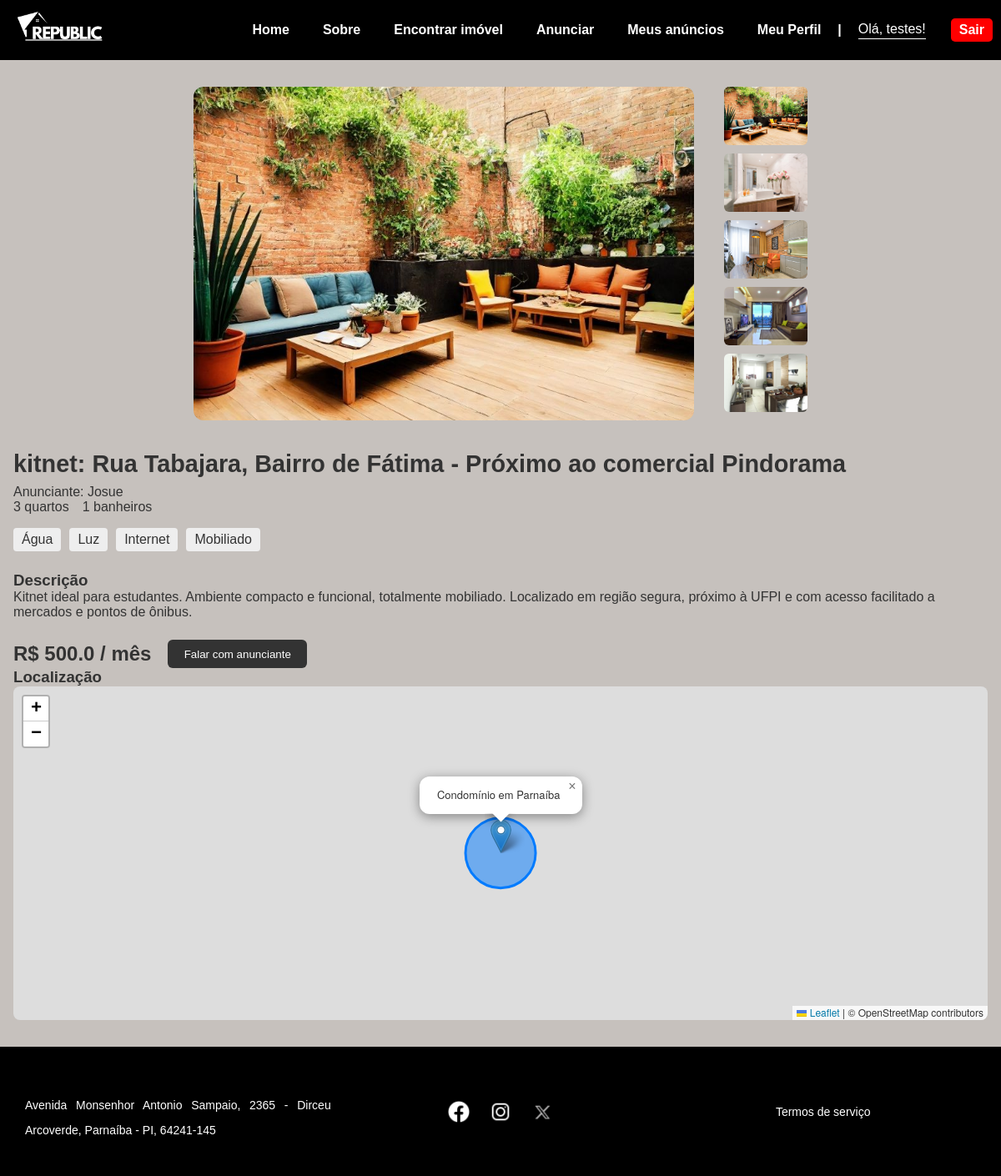
Screenshot of /detalhes_imovel/6 (signed in) with the database file from the repository.
### tables this page shows
CREATE TABLE usuarios (
            id INTEGER PRIMARY KEY AUTOINCREMENT,
            nome TEXT NOT NULL,
            email TEXT NOT NULL UNIQUE,
            senha TEXT NOT NULL,
            celular TEXT
        , tipo_usuario TEXT, telefone TEXT, solicitacao_exclusao INTEGER DEFAULT 0);

CREATE TABLE imoveis (
            id INTEGER PRIMARY KEY AUTOINCREMENT,
            endereco TEXT,
            bairro TEXT,
            numero TEXT,
            cep TEXT,
            complemento TEXT,
            valor REAL,
            quartos INTEGER,
            banheiros INTEGER,
            inclusos TEXT,
            outros TEXT,
            descricao TEXT,
            imagem TEXT,
            tipo TEXT,
            usuario_id INTEGER,
            ativo INTEGER DEFAULT 1,
            FOREIGN KEY (usuario_id) REFERENCES usuarios (id)
        );

### properties.py (the view)
@bp.route('/detalhes_imovel/<int:id>')
def detalhes_imovel(id):
    db = get_db()
    r = db.execute(
        """
        SELECT imoveis.*, usuarios.nome AS dono, usuarios.telefone AS telefone_dono
        FROM imoveis
        JOIN usuarios ON usuarios.id = imoveis.usuario_id
        WHERE imoveis.id = ?
        """, (id,)
    ).fetchone()
    if not r:
        flash('Imóvel não encontrado.', 'danger')
        return redirect(url_for('properties.pesquisa'))
    apt = dict(r)
    apt['inclusos'] = apt['inclusos'].split(',') if apt['inclusos'] else []
    apt['imagens'] = apt['imagem'].split(
        ',') if apt['imagem'] else ['default.jpg']
    return render_template(
        'apt.html',
        apartamento=apt,
        dono_nome=r['dono'],
        telefone_dono=r['telefone_dono'],
        usuario_logado=session.get('usuario_id')
    )

### app.py (called while the page is built)
@app.context_processor
def inject_usuario():
    usuario_nome = tipo_usuario = None
    user_id = g.get('usuario_id')
    if user_id:
        db = get_db()
        param_placeholder = "%s" if current_app.config.get('DATABASE_URL') else "?"
        cur = db.execute(
            f'SELECT nome, tipo_usuario FROM usuarios WHERE id = {param_placeholder}', (user_id,)
        )
        row = cur.fetchone()
        if row:
            usuario_nome = row['nome']
            tipo_usuario = row['tipo_usuario']
    return dict(usuario_nome=usuario_nome, tipo_usuario=tipo_usuario)

@app.before_request
def load_logged_in_user():
    user_id = session.get('usuario_id')
    if user_id is None:
        g.usuario_id = None
    else:
        g.usuario_id = user_id # Armazena o ID do usuário em g para fácil acesso

### database.py (called while the page is built)
def get_db():
    if 'db' not in g:
        db_url = current_app.config.get('DATABASE_URL')
        if db_url: # Ambiente de Produção (Render) - Usar PostgreSQL
            try:
                g.db = psycopg2.connect(db_url)
                g.db.cursor_factory = psycopg2.extras.DictCursor
                print("Conectado ao PostgreSQL.")
            except Exception as e:
                print(f"Erro ao conectar ao PostgreSQL: {e}")
                raise ConnectionError(f"Não foi possível conectar ao banco de dados PostgreSQL: {e}")
        else: # Ambiente de Desenvolvimento (Local) - Usar SQLite
            os.makedirs(os.path.dirname(current_app.config['DATABASE']), exist_ok=True)
            g.db = sqlite3.connect(current_app.config['DATABASE'])
            g.db.row_factory = sqlite3.Row # Permite acessar colunas por nome
            print("Conectado ao SQLite.")
    return g.db

### templates/apt.html (shortened to what this page needs)
{% extends 'base.html' %}
{% block extra_css %}
<link rel="stylesheet" href="{{ url_for('static', filename='css/apt.css') }}">
<link rel="stylesheet" href="{{ url_for('static', filename='css/map.css') }}">
<link rel="stylesheet" href="https://unpkg.com/leaflet/dist/leaflet.css" />
{% endblock %}
{% block content %}
<main class="main-content">
  <div class="image-gallery side-by-side">
    <div class="main-img">
      {% if apartamento.imagens and apartamento.imagens|length > 0 %}
      <img id="current-img" src="{{ url_for('static', filename='img/imoveis/' + apartamento.imagens[0]) }}"
        alt="Imagem principal">
      {% else %}
      <img id="current-img" src="{{ url_for('static', filename='img/imoveis/default.jpg') }}" alt="Imagem padrão">
      {% endif %}
    </div>
    <div class="thumbs">
      {% for img in apartamento.imagens %}
      <img class="thumb" src="{{ url_for('static', filename='img/imoveis/' + img) }}" alt="Imagem"
        onclick="changeImage('{{ img }}')">
      {% endfor %}
    </div>
  </div>
  <section class="details">
    <h2>{{ apartamento.tipo }}: {{ apartamento.endereco }}, {{ apartamento.bairro }}{% if apartamento.complemento %} -
      {{ apartamento.complemento }}{% endif %}</h2>
    <div class="anunciante" style="display: flex; align-items: center; gap: 10px;">
      <span>Anunciante: {{ dono_nome }}</span>
    </div>
    <ul class="info">
      <li>{{ apartamento.quartos }} quartos</li>
      <li>{{ apartamento.banheiros }} banheiros</li>
    </ul>
    <div class="highlights">
      {% for item in apartamento.inclusos %}
      <span>{{ item }}</span>
      {% endfor %}
    </div>
    <section class="description">
      <h3>Descrição</h3>
      <p>{{ apartamento.descricao }}</p>
    </section>
    <div class="price-action">
      <span class="price">R$ {{ apartamento.valor }} / mês</span>
      {% if telefone_dono %}
      {% set telefone_formatado = telefone_dono|replace('(', '')|replace(')', '')|replace('-', '')|replace(' ', '') %}
      {% if usuario_logado %}
      <a href="https://wa.me/55{{ telefone_formatado }}?text=Olá!%20Tenho%20interesse%20em%20reservar%20a%20estadia."
        target="_blank">
        <button class="btn" id="contactAnuncianteBtn">Falar com anunciante</button>
      </a>
      {% else %}
      <a href="{{ url_for('auth.login') }}">
        <button class="btn">Faça login para contatar</button>
      </a>
      {% endif %}
      {% else %}
      <button class="btn" disabled>WhatsApp indisponível</button>
      {% endif %}
    </div>
  </section>
  <section class="map">
    <h3>Localização</h3>
    <div id="map"></div>
  </section>
</main>
{% endblock %}

### templates/base.html (shortened to what this page needs)
<!DOCTYPE html>
<html lang="pt-BR">
<head>
    <link rel="stylesheet" href="{{ url_for('static', filename='css/style.css') }}">
    <link rel="stylesheet" href="{{ url_for('static', filename='css/flash_messages.css') }}">
    {% block extra_css %}{% endblock %}
</head>
<body>
    <header class="header">
        <div class="logo">
            <a href="{{ url_for('index') }}">
                <img src="{{ url_for('static', filename='img/logo/logo_branca.png') }}" alt="Republic Logo">
            </a>
        </div>
        <nav class="nav">
            <a href="{{ url_for('index') }}">Home</a>
            <a href="{{ url_for('sobre') }}">Sobre</a>
            <a href="{{ url_for('properties.pesquisa') }}">Encontrar imóvel</a>
            {% if tipo_usuario == 'anunciante' %}
            <a href="{{ url_for('properties.cadastro_imovel') }}">Anunciar</a>
            <a href="{{ url_for('properties.meus_imoveis') }}">Meus anúncios</a>
            {% endif %}
            {% if usuario_nome %}
            <a href="{{ url_for('auth.perfil') }}">Meu Perfil</a>
            <div class="separator">|</div>
            <div class="user-info">
                <span class="saudacao">Olá, {{ usuario_nome }}!</span>
                <a href="{{ url_for('auth.logout') }}" class="logout-btn">Sair</a>
            </div>
            {% else %}
            <a href="{{ url_for('auth.cadastro') }}">Login / Cadastro</a>
            {% endif %}
        </nav>
    </header>
    <main>
        {% block content %}{% endblock %}
    </main>
    <footer class="footer">
        <div class="footer-content">
            <div class="container text-center">
                <div class="row">
                    <div class="col">
                        <p>Avenida Monsenhor Antonio Sampaio, 2365 - Dirceu Arcoverde, Parnaíba - PI, 64241-145</p>
                    </div>
                    <div class="col">
                        <div class="socials">
                            <a href="#"><img src="{{ url_for('static', filename='img/socials/facebook.png') }}"
                                    alt="Facebook"></a>
                            <a href="#"><img src="{{ url_for('static', filename='img/socials/ig.png') }}"
                                    alt="Instagram"></a>
                            <a href="#"><img src="{{ url_for('static', filename='img/socials/x.webp') }}" alt="X"></a>
                        </div>
                    </div>
                    <div class="col">
                        <a href="{{ url_for('termos') }}">Termos de serviço</a>
                    </div>
                </div>
            </div>
        </div>
    </footer>
</body>
</html>

### static/css/style.css (style rules this page uses)
* { margin: 0; padding: 0; box-sizing: border-box; }
html, body { overflow-x: hidden; width: 100%; / }
body { font-family: Arial, sans-serif; background-color: #c6c1bd; color: #333; }
:root { --cor-primary: #000000; --cor-secundary: #ffffff; --cor-accent: #e7a500; --cor-cta: rgba(255, 255, 255, 0.589); --cor-footer-bg: #000000; --cor-footer-text: #ffffff; }
.header { background: var(--cor-primary); display: flex; align-items: center; justify-content: space-between; padding: 10px; }
.logo img { width: 120px; }
.nav { display: flex; align-items: center; gap: 20px; }
.nav a { color: var(--cor-secundary); text-decoration: none; margin-left: 20px; font-weight: bold; }
.user-info { display: flex; align-items: center; gap: 10px; }
.separator { color: var(--cor-secundary); font-weight: bold; }
.saudacao { color: var(--cor-secundary); border-bottom: 1px solid var(--cor-secundary); padding-bottom: 2px; }
.logout-btn { background-color: red; color: var(--cor-secundary); padding: 5px 10px; border-radius: 5px; text-decoration: none; font-weight: bold; transition: background-color 0.3s; }
.container { padding: 30px 50px; }
.container p { text-align: justify; line-height: 30px; margin-top: 15px; }
.footer { background-color: var(--cor-footer-bg); color: var(--cor-footer-text); padding: 30px 0; font-size: 14px; }
.footer-content .container { max-width: 1200px; margin: 0 auto; padding: 0 20px; }
.footer-content .row { display: flex; justify-content: space-between; align-items: center; flex-wrap: wrap; text-align: center; }
.footer-content .col { flex: 1; padding: 10px; }
.footer-content .socials a img { width: 30px; margin: 0 8px; vertical-align: middle; }
.footer-content a { color: var(--cor-footer-text); text-decoration: none; }

### static/css/apt.css (style rules this page uses)
.main-content { max-width: 1200px; margin: 2rem auto; padding: 0 1rem; }
.image-gallery { display: flex; flex-direction: column; align-items: center; gap: 1rem; }
.image-gallery.side-by-side { flex-direction: row; align-items: flex-start; justify-content: center; }
.main-img img { width: 100%; max-width: 800px; height: auto; border-radius: 12px; }
.image-gallery.side-by-side .main-img img { width: 600px; height: 400px; object-fit: cover; border-radius: 12px; }
.thumbs { display: flex; gap: 10px; flex-wrap: wrap; justify-content: center; }
.image-gallery.side-by-side .thumbs { flex-direction: column; gap: 10px; margin-left: 20px; }
.thumbs img { width: 100px; height: 70px; object-fit: cover; border-radius: 6px; cursor: pointer; transition: transform 0.2s; }
.details { margin-top: 2rem; }
.details h2 { font-size: 1.8rem; margin-bottom: 0.5rem; }
.info { list-style: none; padding: 0; display: flex; flex-wrap: wrap; gap: 1rem; }
.highlights { display: flex; flex-wrap: wrap; gap: 10px; margin: 1rem 0; }
.highlights span { background-color: #eee; padding: 5px 10px; border-radius: 4px; }
.description { margin: 1.5rem 0; }
.price-action { display: flex; align-items: center; gap: 20px; flex-wrap: wrap; }
.price { font-weight: bold; font-size: 1.5rem; }
.price-action button { background-color: #333; color: white; border: none; padding: 0.6rem 1.2rem; border-radius: 6px; cursor: pointer; transition: background-color 0.2s; }
.anunciante { display: flex; align-items: center; gap: 10px; }

### static/css/map.css (style rules this page uses)
#map { width: 100%; height: 100%; min-height: 400px; border-radius: 8px; }

### rows the page displays
usuarios: nome "testes"
imoveis: tipo "kitnet", endereco "Rua Tabajara", bairro "Bairro de Fátima", complemento "Próximo ao comercial Pindorama", quartos "3", banheiros "1", descricao "Kitnet ideal para estudantes. Ambiente compacto e funcional, totalmente mobiliado. Localizado em região segura, próximo à UFPI e com acesso facilitado a mercados e pontos de ônibus.", valor "500.0"
usuarios: nome "Josue"

### other values shown
{{ item }} "Água" "Luz" "Internet" "Mobiliado"
